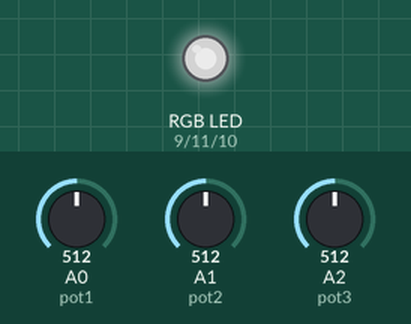
Recording of a sketch running on a simulated Arduino Uno, built with avr-gcc and run on an emulated ATmega328P. Parts: an RGB LED mixed from three pins (HIGH = lit). Inputs (shaded band) come from the test bench; at power-on: A0 (pot1) = 512, A1 (pot2) = 512, A2 (pot3) = 512. Dim RGB values are drawn brighter than linear.

Above: at 1.2 s.
1.3 s: A0 (pot1) set to 716
At 2.3 s:
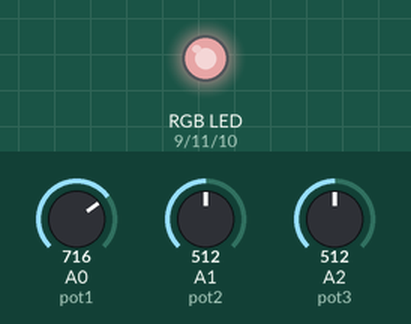
2.8 s: A1 (pot2) set to 716
At 3.4 s:
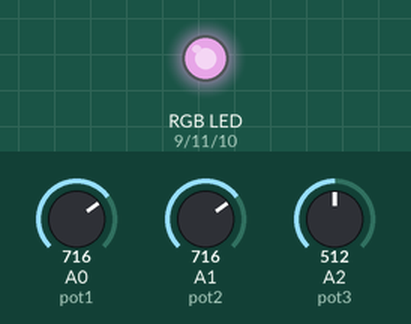
4.3 s: A2 (pot3) set to 716
At 4.6 s:
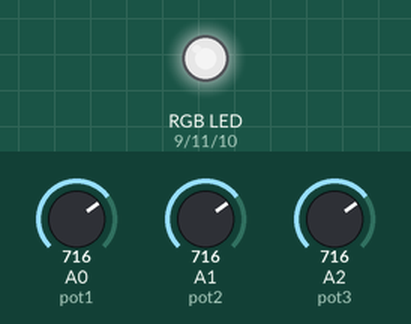
5.8 s: A0 (pot1) set to 900
At 6.9 s:
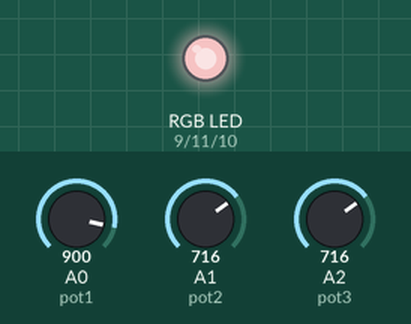
7.3 s: A1 (pot2) set to 900
At 8.1 s:
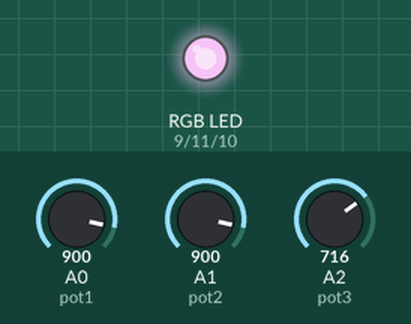
8.8 s: A2 (pot3) set to 900
At 9.2 s:
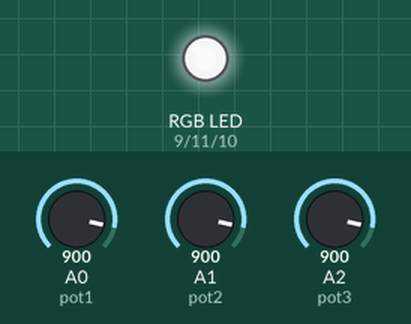
Timing chart, 0 to 11.3 s (numbered marks = the images above; inputs shaded):
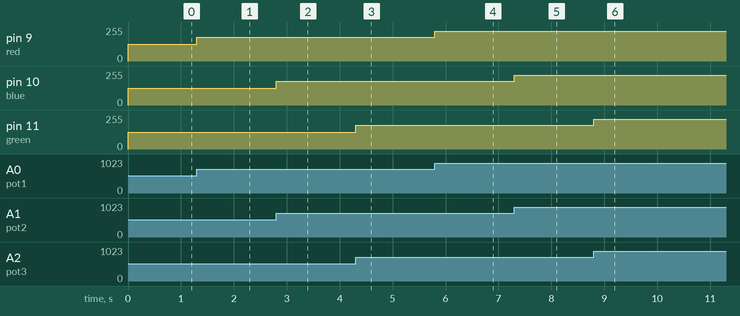

The sketch:

deney1.ino
```cpp
#define red 9
#define blue 10
#define green 11
#define pot1 A0
#define pot2 A1
#define pot3 A2

void setup()
{
  pinMode(red, OUTPUT);
  pinMode(blue, OUTPUT);
  pinMode(green, OUTPUT);
}

void loop()
{
  int red_isik = analogRead(pot1);
  int blue_isik = analogRead(pot2);
  int green_isik = analogRead(pot3);

  red_isik = map(red_isik, 0, 1023, 0, 255);
  blue_isik = map(blue_isik, 0, 1023, 0, 255);
  green_isik = map(green_isik, 0, 1023, 0, 255);

  analogWrite(red, red_isik);
  analogWrite(blue, blue_isik);
  analogWrite(green, green_isik);
}
```

Measured:
- after the input at 1.3 s, pin 9 (red): 127/255 → 178/255 at once
- after the input at 2.8 s, pin 10 (blue): 127/255 → 178/255 at once
- after the input at 4.3 s, pin 11 (green): 127/255 → 178/255 at once
- after the input at 5.8 s, pin 9 (red): 178/255 → 224/255 at once
- after the input at 7.3 s, pin 10 (blue): 178/255 → 224/255 at once
- after the input at 8.8 s, pin 11 (green): 178/255 → 224/255 at once
